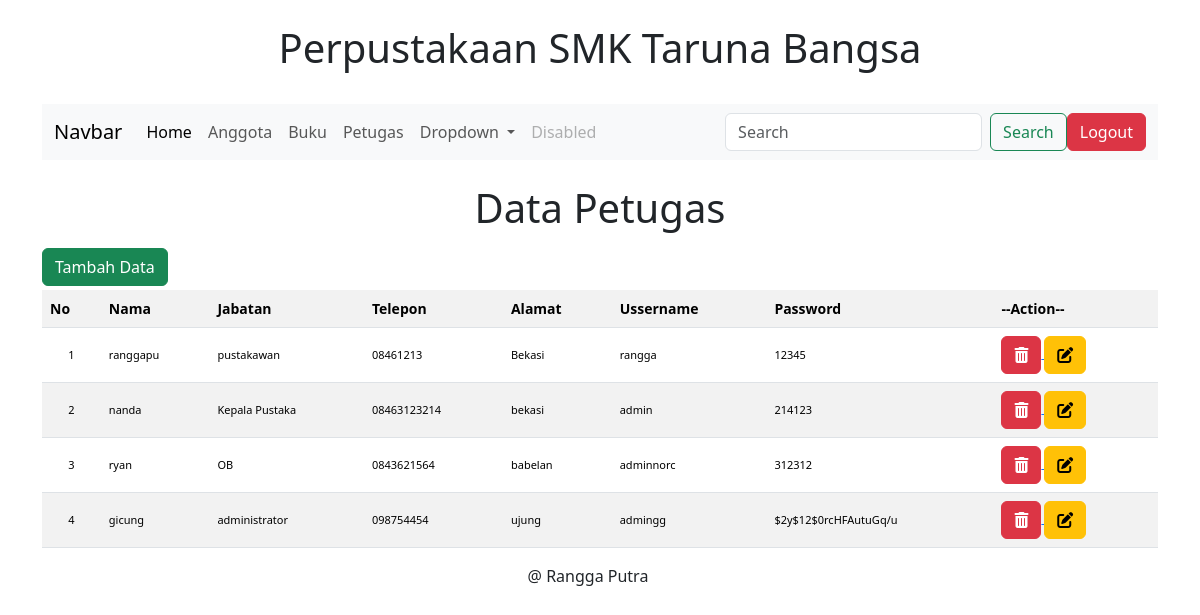
The page /dashboard.php?page=petugas (signed in) on the database its author committed.
### tables this page shows
CREATE TABLE `petugas` (
  `id_petugas` int(11) NOT NULL,
  `nama` varchar(20) NOT NULL,
  `jabatan` varchar(25) NOT NULL,
  `telepon` varchar(14) NOT NULL,
  `alamat` varchar(50) NOT NULL,
  `username` varchar(20) NOT NULL,
  `pasword` varchar(20) NOT NULL
);

### petugas.php (the view, shortened to what this page needs)
<?php
    if ($_SESSION['jabatan']=='petugas') {
?>
<center><h1 class="mt-4 mb-3">Data Petugas</h1></center>
<button type="button" class="btn btn-success mb-1" data-bs-toggle="modal" data-bs-target="#tambahpetugas">
  Tambah Data
</button>
<table  class="table table-striped table-hover">
    <tr>
        <th>No</th>
        <th>Nama</th>
        <th>Jabatan</th>
        <th>Telepon</th>
        <th>Alamat</th>
        <th>Ussername</th>
        <th>Password</th>
        <th>--Action--</th>
    </tr>
    <?php
         $query = mysqli_query($konek,"SELECT * FROM petugas");
         $no = 1;
         foreach ($query as $row) {
    ?>
        <tr style="font-size: 11px; table-layout: fixed">
        <td align="center" valign="middle"><?php echo $no; ?></td>
        <td valign="middle"><?php echo $row['nama']; ?></td>
        <td valign="middle"><?php echo $row['jabatan']; ?></td>
        <td valign="middle"><?php echo $row['telepon']; ?></td>
        <td valign="middle"><?php echo $row['alamat']; ?></td>
        <td valign="middle"><?php echo $row['username']; ?></td>
        <td valign="middle"><?php echo $row['pasword']; ?></td>
        <td valign="middle">
            <a href="?page=petugas-delete&delete=&id=<?php echo $row['id_petugas'];?>">
                <button class="btn btn-danger"><i class="fas fa-trash-alt"></i></button>
            </a>
            <a href="?page=petugas-edit&edit=&id=<?php echo $row['id_petugas'];?>">
                <button class="btn btn-warning"><i class="fas fa-edit"></i></button>
            </a>
        </td>
    </tr>
      <?php
    $no++;
         }
      ?>
</table>
<?php
}
?>

### dashboard.php (style rules this page uses)
table { max-width: 100%; font-size : 14px; }

### rows shown on the page
petugas: nama "ranggapu", jabatan "pustakawan", telepon "08461213", alamat "Bekasi", username "rangga", pasword "12345"
petugas: nama "nanda", jabatan "Kepala Pustaka", telepon "08463123214", alamat "bekasi", username "admin", pasword "214123"
petugas: nama "ryan", jabatan "OB", telepon "0843621564", alamat "babelan", username "adminnorc", pasword "312312"
petugas: nama "gicung", jabatan "administrator", telepon "098754454", alamat "ujung", username "admingg", pasword "$2y$12$0rcHFAutuGq/u"
